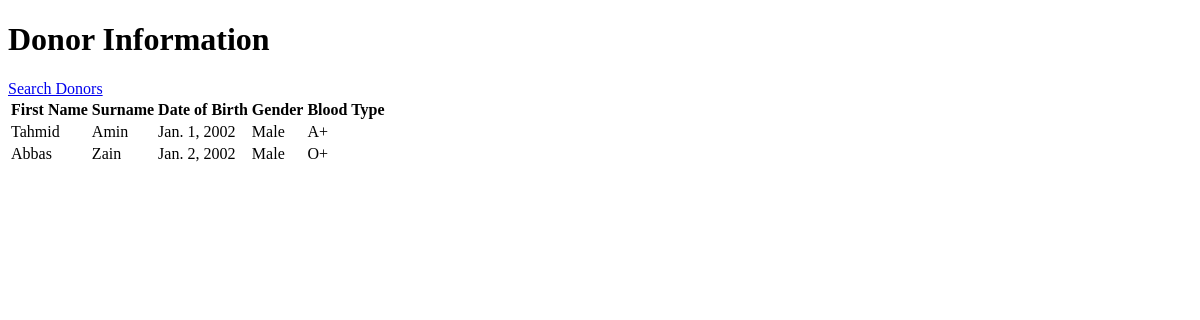
The app's page /, older data.
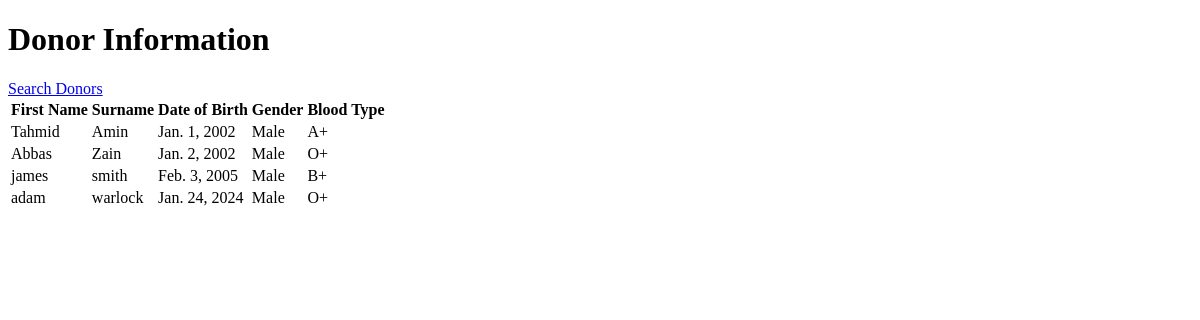
The same page, newer data.
### DonorApp/models.py (models this page shows)
class DonorInfo(models.Model):
     GENDER_CHOICES = [
        ('M', 'Male'),
        ('F', 'Female'),
        ('O', 'Other'),
     ]
     BLOOD_TYPE_CHOICES = [
        ('A+', 'A+'),
        ('A-', 'A-'),
        ('B+', 'B+'),
        ('B-', 'B-'),
        ('AB+', 'AB+'),
        ('AB-', 'AB-'),
        ('O+', 'O+'),
        ('O-', 'O-'),
     ]
     Firstname = models.CharField(max_length=100)
     Surname = models.CharField(max_length=100)
     DOB = models.DateField()
     gender = models.CharField(max_length=1, choices=GENDER_CHOICES, default='O')
     bloodtype = models.CharField(max_length=3, choices=BLOOD_TYPE_CHOICES, default='O+')

### DonorApp/views.py (the view)
# urls.py: path("", views.donor_info, name = "home"),
def donor_info(request):
    donor = DonorInfo.objects.all()  # Retrieve all donors from the database
    return render(request, 'donor_info.html', {'donor': donor})

### DonorApp/templates/donor_info.html (shortened to what this page needs)
<!DOCTYPE html>
<html>
<head>
</head>
<body>
    <h1>Donor Information</h1>
    <a href="{% url 'search' %}">Search Donors</a>
    <table>
        <thead>
            <tr>
                <th>First Name</th>
                <th>Surname</th>
                <th>Date of Birth</th>
                <th>Gender</th>
                <th>Blood Type</th>
            </tr>
        </thead>
        <tbody>
            {% for donor in donor %}
                <tr>
                    <td>{{ donor.Firstname }}</td>
                    <td>{{ donor.Surname }}</td>
                    <td>{{ donor.DOB }}</td>
                    <td>{{ donor.get_gender_display }}</td>
                    <td>{{ donor.bloodtype }}</td>
                </tr>
            {% empty %}
                <tr>
                    <td colspan="5">No donors found.</td>
                </tr>
            {% endfor %}
        </tbody>
    </table>
</body>
</html>

Row changes from the older to the newer data that the page shows:
added DonorInfo: Firstname "james", Surname "smith", DOB "Feb. 3, 2005", gender "Male", bloodtype "B+"
added DonorInfo: Firstname "adam", Surname "warlock", DOB "Jan. 24, 2024", gender "Male", bloodtype "O+"
